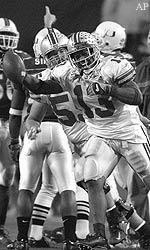
%> input picture Yi_Zhao_2175_HW1/data/buckeyes_gray.bmp, 150 x 250 px
$ octave hw1.m   (GNU Octave 9; MATLAB toolbox functions it lacks are replaced by stand-ins)
%> lines starting %> are read from the running program, lines starting %| are printed output that depends on the picture; in (x1, y1, x2, y2) boxes, pixels count from 0 and x2, y2 are one past the last pixel; in counts of white or black regions, pixels touching at a corner belong together; the program's own positions count from 1
% Author: Yi Zhao
% CSE 5524, HW1
% 09/01/2019

%%%%%%%%%%%%%%%%%%%%%%%%%%%%%%%
% Problem 1

grayIm = imread('./data/buckeyes_gray.bmp');
%> grayIm is the input picture: size 250x150 uint8; min 0, max 255, mean 115
imagesc(grayIm);
axis('image');
colormap('gray');
imwrite(grayIm, './output/buckeyes_gray.jpg');
pause;

rgbIm = imread('./data/buckeyes_rgb.bmp');
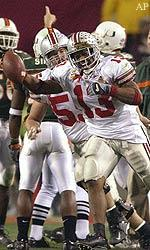
%> input picture Yi_Zhao_2175_HW1/data/buckeyes_rgb.bmp, 150 x 250 px
%> rgbIm is the input picture: size 250x150x3 uint8; mean R, G, B 126.3, 112.1, 104.6
imagesc(rgbIm);
axis('image');
imwrite(rgbIm, './output/buckeyes_rgb.jpg');
pause;

%%%%%%%%%%%%%%%%%%%%%%%%%%%%%%%
% Problem 2

grayIm = rgb2gray(rgbIm);
imagesc(grayIm);
axis('image');
imwrite(grayIm, './output/buckeyes_gray_converted.jpg');
pause;

%%%%%%%%%%%%%%%%%%%%%%%%%%%%%%%
% Problem 3
zBlock = zeros(10,10);
oBlock = ones(10,10)*255;
pattern = [zBlock oBlock; oBlock zBlock];
checkerIm = repmat(pattern, 5, 5);
imwrite(uint8(checkerIm), './output/checkerIm.bmp');
Im = imread('./output/checkerIm.bmp');
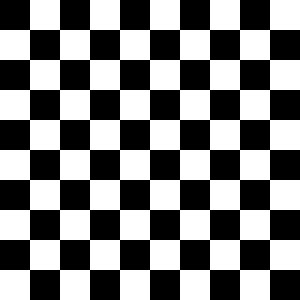
%> Im: size 100x100 uint8 (shown 3 times larger); 50% white; 1 white region, box (x1, y1, x2, y2) and area: (0, 0, 100, 100) 5000
imagesc(Im)
colormap('gray')
axis('image');
